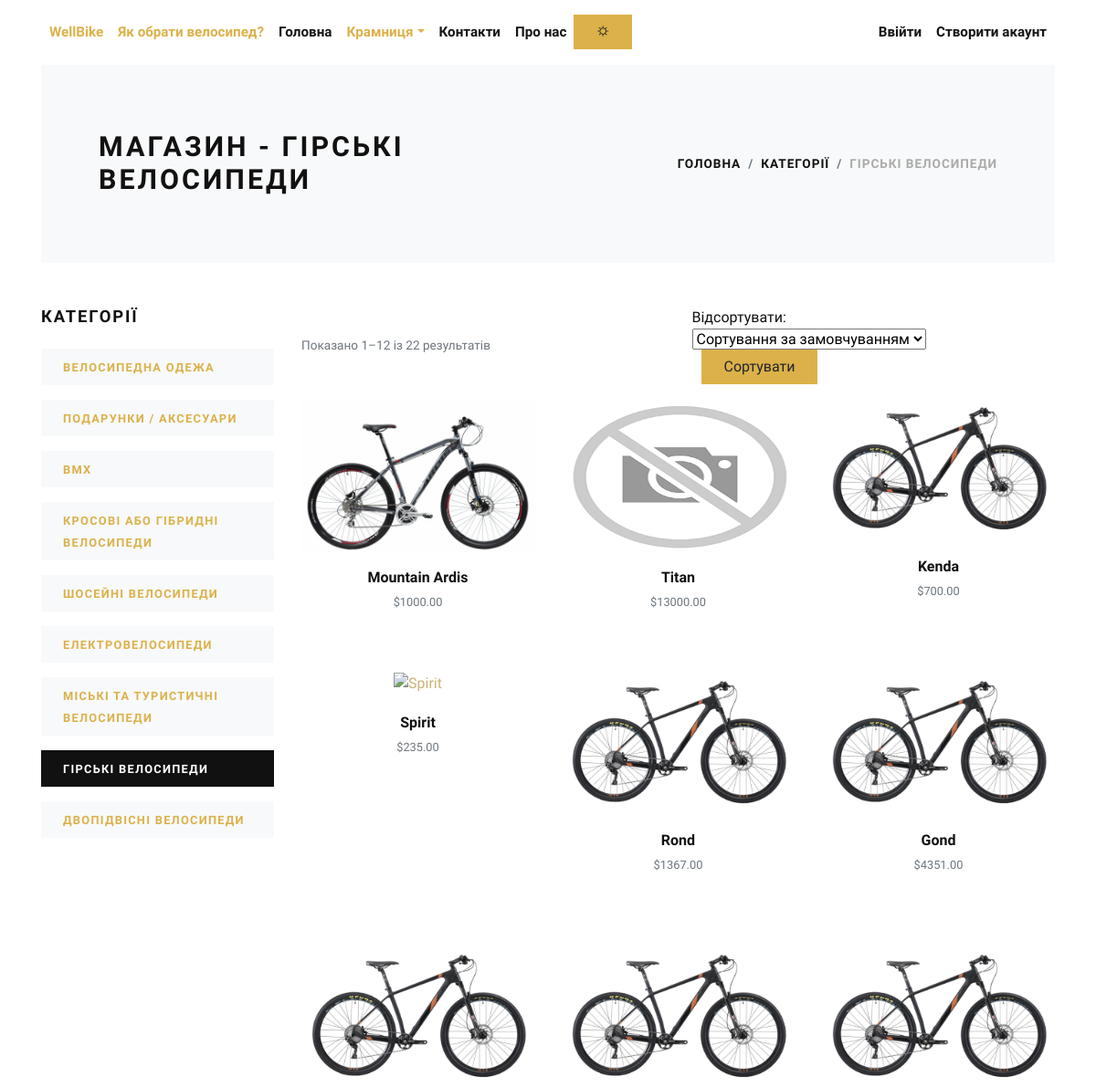
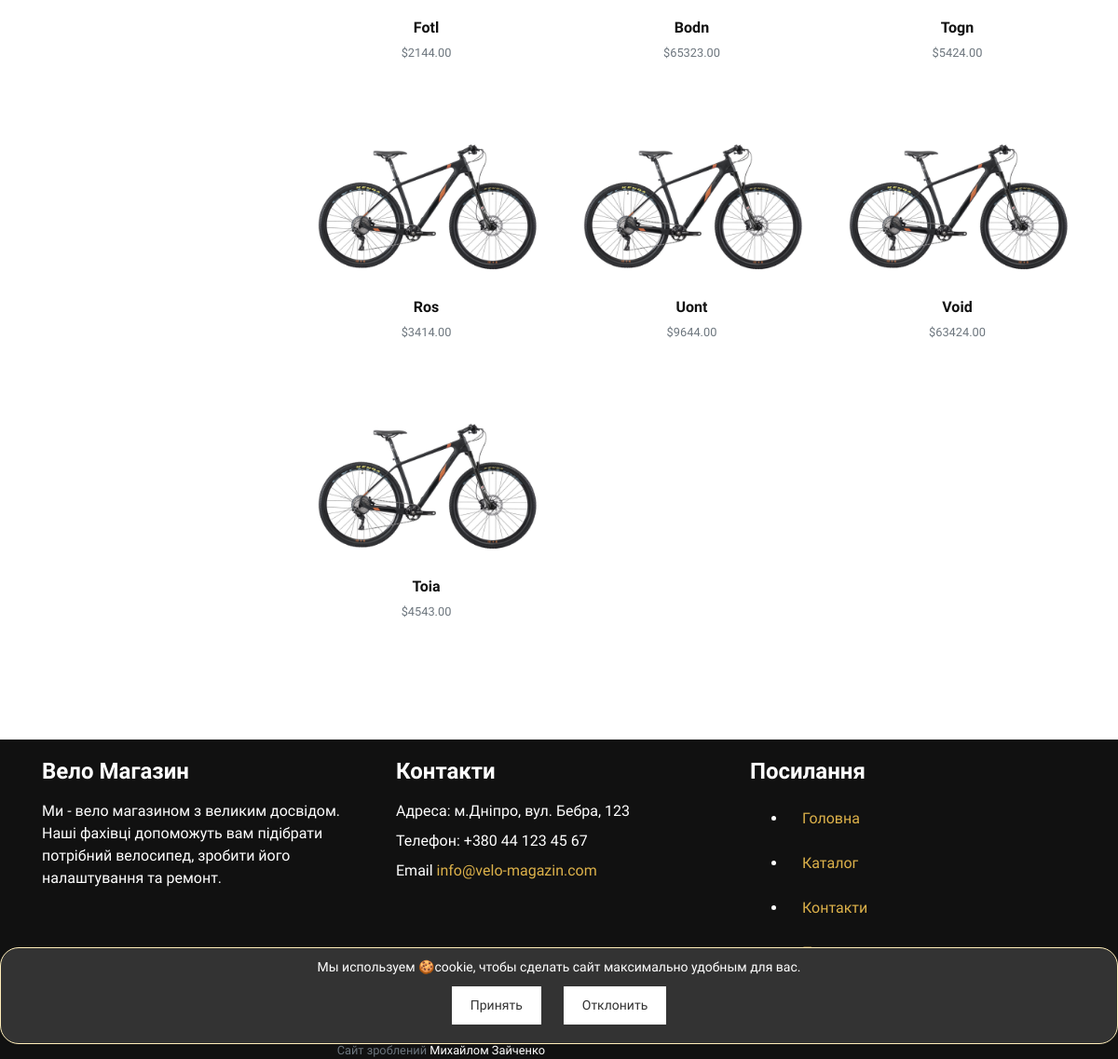
Page /girski/ on the committed database (2 pictures, top to bottom).
### store/models.py (models this page shows, shortened)
class Category(models.Model):
    title = models.CharField(max_length=50, verbose_name="Category Title")
    slug = models.SlugField(max_length=55, verbose_name="Category Slug")
    description = models.TextField(blank=True, verbose_name="Category Description")
    category_image = models.ImageField(upload_to='category', blank=True, null=True, verbose_name="Category Image")
    is_active = models.BooleanField(verbose_name="Is Active?")
    is_featured = models.BooleanField(verbose_name="Is Featured?")
    created_at = models.DateTimeField(auto_now_add=True, verbose_name="Created Date")
    updated_at = models.DateTimeField(auto_now=True, verbose_name="Updated Date")
    class Meta:
        verbose_name_plural = 'Categories'
        ordering = ('-created_at', )

class Product(models.Model):
    title = models.CharField(max_length=150, verbose_name="Product Title")
    slug = models.SlugField(max_length=160, verbose_name="Product Slug")
    sku = models.CharField(max_length=255, unique=True, verbose_name="Unique Product ID (SKU)")
    short_description = models.TextField(verbose_name="Short Description")
    detail_description = models.TextField(blank=True, null=True, verbose_name="Detail Description")
    product_image = models.ImageField(upload_to='product', blank=True, null=True, verbose_name="Product Image")
    price = models.DecimalField(max_digits=8, decimal_places=2)
    category = models.ForeignKey(Category, verbose_name="Product Categoy", on_delete=models.CASCADE)
    is_active = models.BooleanField(verbose_name="Is Active?")
    is_featured = models.BooleanField(verbose_name="Is Featured?")
    created_at = models.DateTimeField(auto_now_add=True, verbose_name="Created Date")
    updated_at = models.DateTimeField(auto_now=True, verbose_name="Updated Date")
    class Meta:
        verbose_name_plural = 'Products'
        ordering = ('-created_at', )

### store/views.py (the view)
# urls.py: path('<slug:slug>/', views.category_products, name="category-products"),
def category_products(request, slug):
    category = get_object_or_404(Category, slug=slug)
    products = Product.objects.filter(is_active=True, category=category)
    if request.method == 'POST':
        sort_order = request.POST.get('sort_order')
        if sort_order == 'price_low_to_high':
            products = products.order_by('price')
        elif sort_order == 'price_high_to_low':
            products = products.order_by('-price')
        elif sort_order == 'defalt':
            products = products.order_by('id')
    else:
        products = products.order_by('id')
    categories = Category.objects.filter(is_active=True)
    count_of_products = Product.objects.all().count()
    your_account = request.user
    context = {
        'category': category,
        'products': products,
        'categories': categories,
        'count_of_products':count_of_products,
        'your_account': your_account,
    }
    return render(request, 'store/category_products.html', context)

### store/context_preprocessors.py (called while the page is built)
def store_menu(request):
    categories = Category.objects.filter(is_active=True)
    context = {
        'categories_menu': categories,
    }
    return context

def cart_menu(request):
    if request.user.is_authenticated:
        cart_items= Cart.objects.filter(user=request.user)
        context = {
            'cart_items': cart_items,
        }
    else:
        context = {}
    return context

### templates/store/category_products.html (shortened to what this page needs)
{% extends 'base.html' %}
{% load static %}
{% block head %}
    <link href="{% static 'css/sorting.css' %}" rel="stylesheet" type="text/css">
{% endblock %}
{% block content %}
    <div class="container">
        <section class="py-5 bg-light">
            <div class="container">
                <div class="row px-4 px-lg-5 py-lg-4 align-items-center">
                    <div class="col-lg-6">
                        <h1 class="h2 text-uppercase mb-0">Магазин - {{ category.title }}</h1>
                    </div>
                    <div class="col-lg-6 text-lg-right">
                        <nav aria-label="breadcrumb">
                            <ol class="breadcrumb justify-content-lg-end mb-0 px-0">
                                <li class="breadcrumb-item"><a href="{% url 'store:home' %}">Головна</a></li>
                                <li class="breadcrumb-item"><a href="{% url 'store:all-categories' %}">Категорії</a>
                                </li>
                                <li class="breadcrumb-item active" aria-current="page">{{ category.title }}</li>
                            </ol>
                        </nav>
                    </div>
                </div>
            </div>
        </section>
        <section class="py-5">
            <div class="container p-0">
                <div class="row">
                    <div class="col-lg-3 order-2 order-lg-1">
                        <h5 class="text-uppercase mb-4">Категорії</h5>
                        {% if categories %}
                            {% for cat in categories %}
                                <a href="{% url 'store:category-products' cat.slug %}">
                                    <div class="py-2 px-4 {% if category == cat %}bg-dark text-white {% else %}bg-light{% endif %} mb-3">
                                        <strong class="small text-uppercase font-weight-bold">{{ cat.title }}</strong>
                                    </div>
                                </a>
                            {% endfor %}
                        {% endif %}
                    </div>
                    <div class="col-lg-9 order-1 order-lg-2 mb-5 mb-lg-0">
                        <div class="row mb-3 align-items-center">
                            <div class="col-lg-6 mb-2 mb-lg-0">
                                <p class="text-small text-muted mb-0">Показано 1–12 із {{ count_of_products }}
                                    результатів</p>
                            </div>
                            <div class="col-lg-6">
                                <ul class="list-inline d-flex align-items-center justify-content-lg-end mb-0">
                                    <li class="list-inline-item">
                                        <label for="sort_order" class="mr-2 mb-0">Відсортувати:</label>
                                        <form method="post" class="d-flex align-items-center">
                                            <select name="sort_order" id="sort_order" class="form-select mr-2">
                                                <option value="defalt">Сортування за замовчуванням</option>
                                            </select>
                                            <button type="submit" class="btn btn-primary">Сортувати</button>
                                        </form>
                                    </li>
                                </ul>
                            </div>
                        </div>
                        <div class="row">
                            {% if products %}
                                {% for product in products %}
                                    <div class="col-lg-4 col-sm-6" style="height: 300px">
                                        <div class="product text-center">
                                            <div class="mb-3 position-relative">
                                                <a class="d-block" style="max-height: 170px; margin-bottom: 5px;" href=
                                                        "{% url 'store:product-detail' product.slug %}">
                                                    {% if product.product_image %}
                                                        <img class="img-fluid w-100"
                                                             style="max-height: 170px; margin-bottom: 5px;"
                                                             src="{{ product.product_image.url }}"
                                                             alt="{{ product.title }}">
                                                    {% else %}
                                                        <img class="img-fluid w-100"
                                                             style="max-height: 170px; margin-bottom: 5px;"
                                                             src="{% static 'img/not_img.png' %}"
                                                             alt="{{ product.title }}">
                                                    {% endif %}
                                                </a>
                                            </div>
                                            <h6><a class="reset-anchor"
                                                   href="{% url 'store:product-detail' product.slug %}">{{ product.title }}</a>
                                            </h6>
                                            <p class="small text-muted">${{ product.price }}</p>
                                        </div>
                                    </div>
                                {% endfor %}
                            {% endif %}
                        </div>
                    </div>
                </div>
            </div>
        </section>
    </div>
{% endblock content %}

### static/css/style.gold.css (style rules this page uses)
.text-small { font-size: 0.85rem !important; }
strong { font-weight: 700; }
.product img { -webkit-filter: grayscale(40%); filter: grayscale(40%); transition: all 0.3s; }
.text-uppercase { text-transform: uppercase; letter-spacing: 0.1em; }
.reset-anchor { color: inherit; transition: all 0.3s; }
.btn { font-weight: 400; border: 1px solid transparent; font-family: inherit; padding: 0.375rem 1.5rem; font-size: 1rem; line-height: 1.5; border-radius: 0; transition: color 0.15s ease-in-out, background-color 0.15s ease-in-out, border-color 0.15s ease-in-out, box-shadow 0.15s ease-in-out; }
.btn-primary { color: #212529; background-color: #dcb14a; border-color: #dcb14a; }
body { font-family: "Libre Franklin", sans-serif; font-size: 1rem; font-weight: 400; line-height: 1.5; color: #111111; background-color: #fff; }
a { color: #dcb14a; text-decoration: none; }
h1, h2, h3, h4, h5, h6, .h1, .h2, .h3, .h4, .h5, .h6 { margin-bottom: 0.5rem; font-family: inherit; font-weight: 900; line-height: 1.2; color: inherit; }
h1, .h1 { font-size: 2.2rem; }
h2, .h2 { font-size: 1.9rem; }
h5, .h5 { font-size: 1.15rem; }
h6, .h6 { font-size: 1rem; }
small, .small { font-size: 80%; font-weight: 400; }
.bg-light { background-color: #f8f9fa !important; }
.bg-dark { background-color: #111111 !important; }
.breadcrumb { background: #f8f9fa; }
.breadcrumb-item { font-size: 0.85rem; text-transform: uppercase; letter-spacing: 0.07em; font-weight: 900; color: #111111; }
.breadcrumb-item a { color: inherit; transition: all 0.3s; }
.breadcrumb-item.active { color: #aaa; }

### static/css/sorting.css (style rules this page uses)
form { display: flex; flex-wrap: wrap; align-items: center; justify-content: space-between; }
label { margin-right: 10px; }
select { margin-right: 10px; }
button { margin-left: 10px; }

### rows in the picture
Category: title "ГІРСЬКІ ВЕЛОСИПЕДИ"
Category: title "ВЕЛОСИПЕДНА ОДЕЖА"
Category: title "ПОДАРУНКИ / AКСЕСУАРИ"
Category: title "BMX"
Category: title "КРОСОВІ АБО ГІБРИДНІ ВЕЛОСИПЕДИ"
Category: title "ШОСЕЙНІ ВЕЛОСИПЕДИ"
Category: title "ЕЛЕКТРОВЕЛОСИПЕДИ"
Category: title "МІСЬКІ ТА ТУРИСТИЧНІ ВЕЛОСИПЕДИ"
Category: title "ДВОПІДВІСНІ ВЕЛОСИПЕДИ"
Product: product_image (picture), title "Mountain Ardis", price "1000.00"
Product: title "Titan", price "13000.00"
Product: product_image (picture), title "Kenda", price "700.00"
Product: title "Spirit", price "235.00"
Product: product_image (picture), title "Rond", price "1367.00"
Product: product_image (picture), title "Gond", price "4351.00"
Product: product_image (picture), title "Fotl", price "2144.00"
Product: product_image (picture), title "Bodn", price "65323.00"
Product: product_image (picture), title "Togn", price "5424.00"
Product: product_image (picture), title "Ros", price "3414.00"
Product: product_image (picture), title "Uont", price "9644.00"
Product: product_image (picture), title "Void", price "63424.00"
Product: product_image (picture), title "Toia", price "4543.00"

### other values in the picture
{{ count_of_products }} "22"
